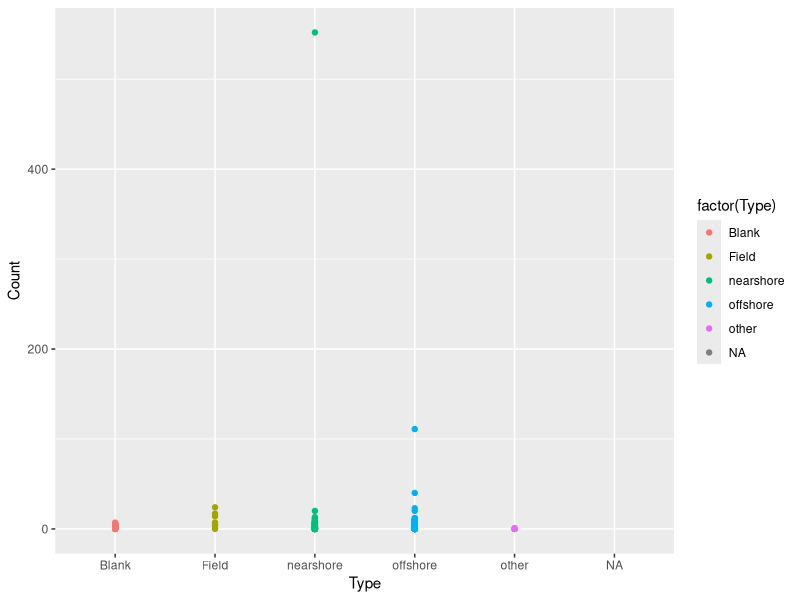
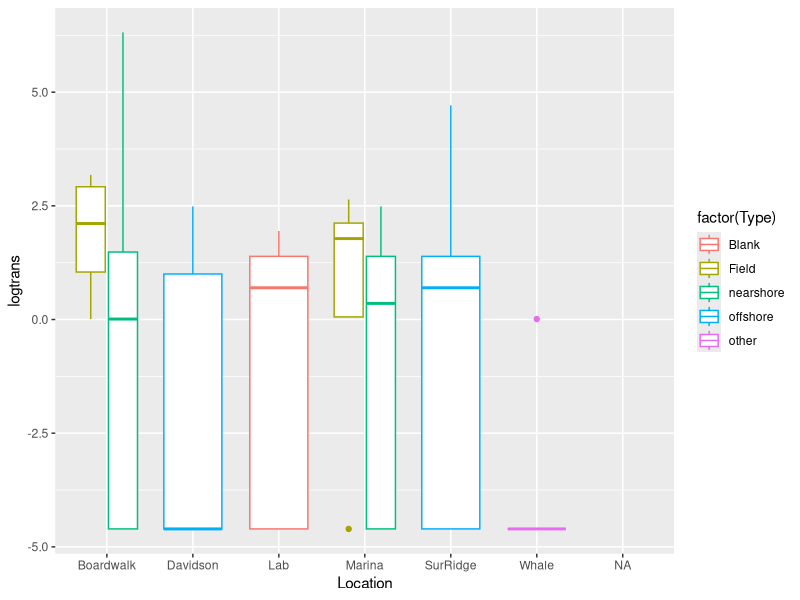
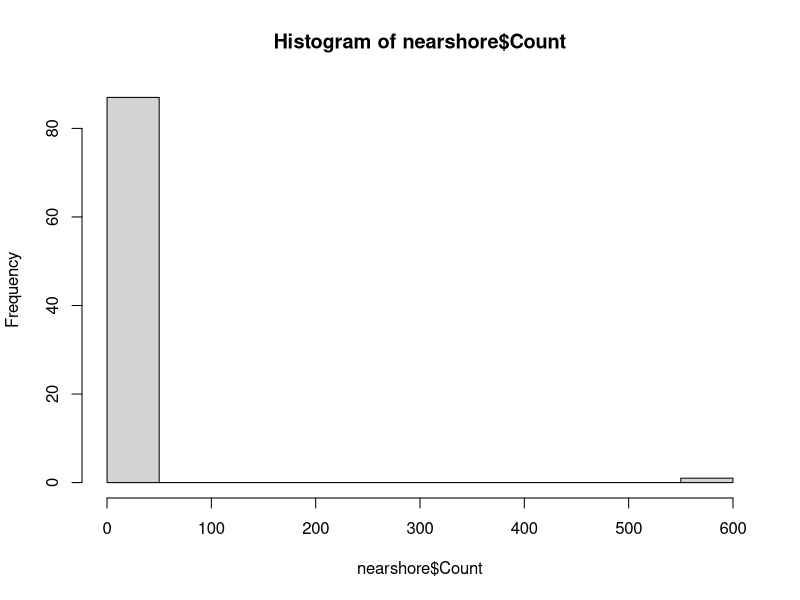
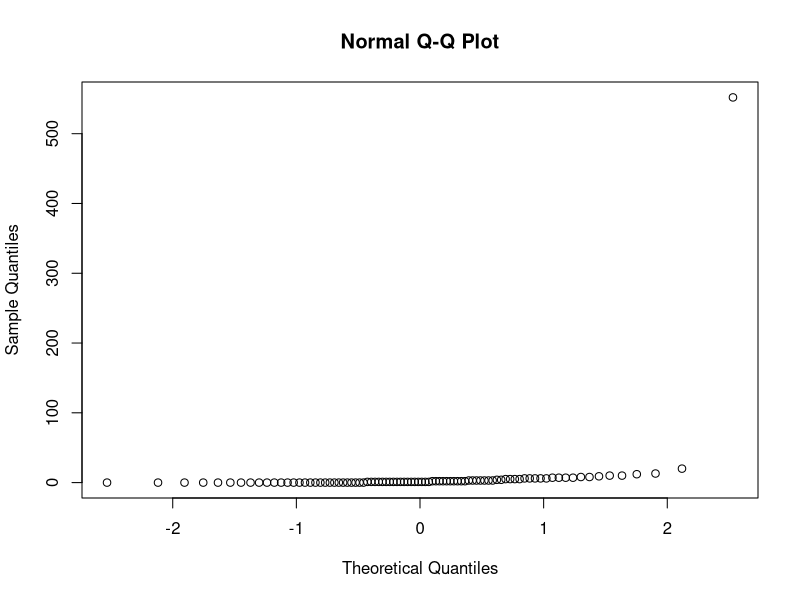
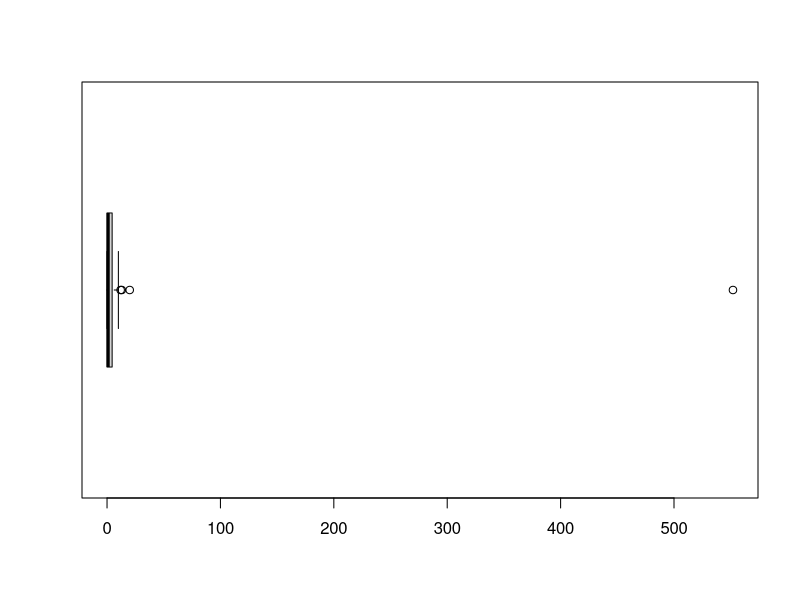
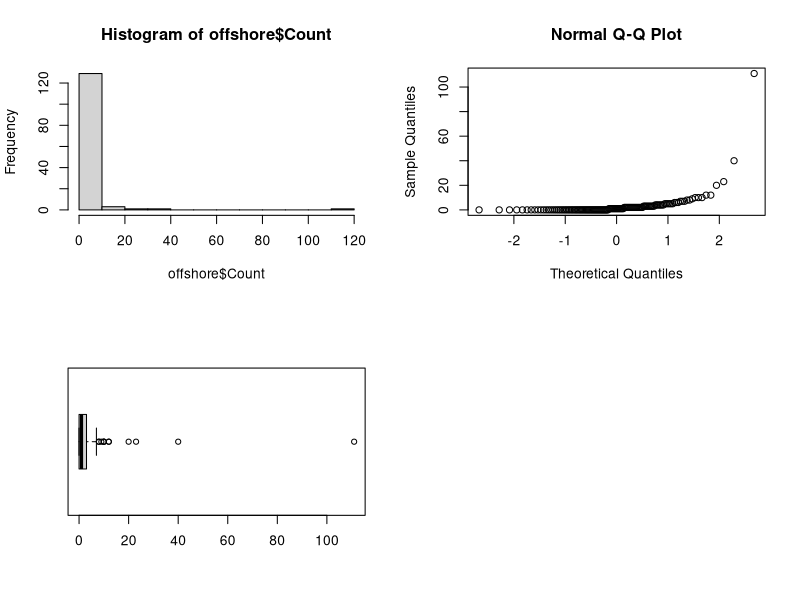

Here is the R script that generated these plots, in order:
## ---- chunk 1
knitr::opts_chunk$set(echo = TRUE)
## ---- chunk 2
library(ggplot2)
library(tidyverse)
library(readr)
## ---- chunk 3
counts<- read_csv("Sample Particle Counts - Sheet2.csv")
View(counts)

counts_summ <- counts %>% 
  group_by()

## ---- chunk 4
offshore<-subset(counts, counts$Type=="offshore")
nearshore<-subset(counts, counts$Type=="nearshore")
blank<-subset(counts, counts$Type=="Blank")

logtrans<-(log(counts$Count+0.01))
View(logtrans)

mo<-mean(offshore$Count)
mn<-mean(nearshore$Count)
mb<-mean(blank$Count)
## ---- chunk 5
noplot<-ggplot(counts)+geom_point(aes(x = Type, y=Count, color=factor(Type)))
noplot

###+scale_y_continuous(limits = c(0, 10))

locplot<-ggplot(counts)+geom_boxplot(aes(x = Location, y=logtrans, color=factor(Type)))
locplot
###+scale_y_continuous(limits = c(0,10) )
## ---- chunk 6
hist(nearshore$Count)
shapiro.test(nearshore$Count)
qqnorm(nearshore$Count)
boxplot(nearshore$Count, horizontal=T)

par(mfrow=c(2,2))

hist(offshore$Count)
shapiro.test(offshore$Count+1)
qqnorm(offshore$Count)
boxplot(offshore$Count, horizontal=T)

t.test(nearshore$Count,offshore$Count)
t.test(nearshore$Count, blank$Count)
t.test(offshore$Count,blank$Count)
